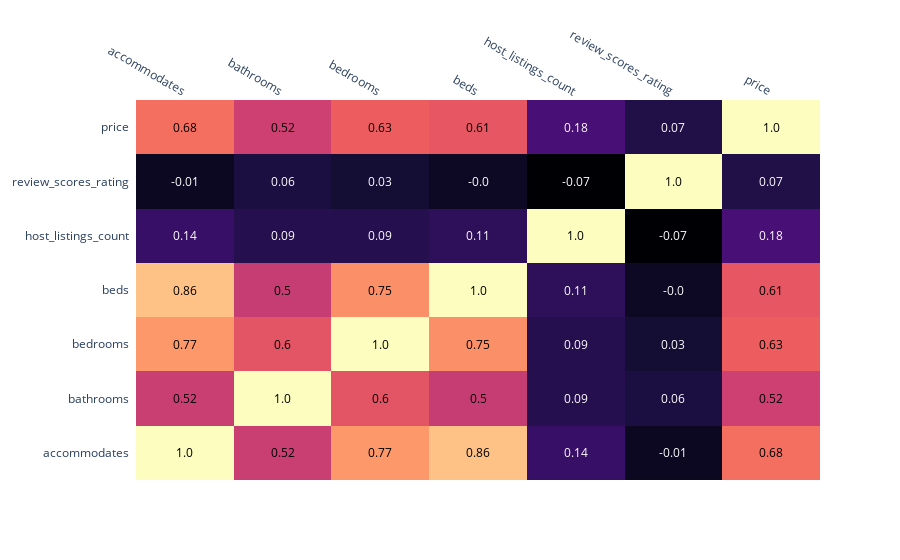

Write notebook code for a chart like this one.
### Markdown cell above
# Question three :  What are the contributing factors to price ?

### Code cell
cols = ['accommodates','bathrooms','bedrooms','beds',
        'host_listings_count',
        'review_scores_rating', 'price']

corrs = np.corrcoef(df[cols].values.T)
z_text = np.around(corrs, decimals=2)

fig = ff.create_annotated_heatmap(z=corrs,
                                  annotation_text=z_text,
                                  x=cols,
                                  y=cols,
                                  colorscale = 'Magma')
fig.show()

### Figure 1 — Plotly figure (JSON) as saved in the notebook; plotly's stock layout.template omitted (floating-point values rounded to 4 significant figures)
{"data": [{"colorscale": [[0, "#000004"], [0.1111, "#180f3d"], [0.2222, "#440f76"], [0.3333, "#721f81"], [0.4444, "#9e2f7f"], [0.5556, "#cd4071"], [0.6667, "#f1605d"], [0.7778, "#fd9668"], [0.8889, "#feca8d"], [1, "#fcfdbf"]], "reversescale": false, "showscale": false, "type": "heatmap", "x": ["accommodates", "bathrooms", "bedrooms", "beds", "host_listings_count", "review_scores_rating", "price"], "y": ["accommodates", "bathrooms", "bedrooms", "beds", "host_listings_count", "review_scores_rating", "price"], "z": [[1, 0.5155, 0.7675, 0.8599, 0.1355, -0.006076, 0.6761], [0.5155, 1, 0.5991, 0.5044, 0.08523, 0.05659, 0.5247], [0.7675, 0.5991, 1, 0.7471, 0.0877, 0.03134, 0.6315], [0.8599, 0.5044, 0.7471, 1, 0.11, -0.002712, 0.6084], [0.1355, 0.08523, 0.0877, 0.11, 1.0, -0.06793, 0.1794], [-0.006076, 0.05659, 0.03134, -0.002712, -0.06793, 1, 0.074], [0.6761, 0.5247, 0.6315, 0.6084, 0.1794, 0.074, 1]]}], "layout": {"annotations": [{"font": {"color": "#000000"}, "showarrow": false, "text": "1.0", "x": "accommodates", "xref": "x", "y": "accommodates", "yref": "y"}, {"font": {"color": "#000000"}, "showarrow": false, "text": "0.52", "x": "bathrooms", "xref": "x", "y": "accommodates", "yref": "y"}, {"font": {"color": "#000000"}, "showarrow": false, "text": "0.77", "x": "bedrooms", "xref": "x", "y": "accommodates", "yref": "y"}, {"font": {"color": "#000000"}, "showarrow": false, "text": "0.86", "x": "beds", "xref": "x", "y": "accommodates", "yref": "y"}, {"font": {"color": "#FFFFFF"}, "showarrow": false, "text": "0.14", "x": "host_listings_count", "xref": "x", "y": "accommodates", "yref": "y"}, {"font": {"color": "#FFFFFF"}, "showarrow": false, "text": "-0.01", "x": "review_scores_rating", "xref": "x", "y": "accommodates", "yref": "y"}, {"font": {"color": "#000000"}, "showarrow": false, "text": "0.68", "x": "price", "xref": "x", "y": "accommodates", "yref": "y"}, {"font": {"color": "#000000"}, "showarrow": false, "text": "0.52", "x": "accommodates", "xref": "x", "y": "bathrooms", "yref": "y"}, {"font": {"color": "#000000"}, "showarrow": false, "text": "1.0", "x": "bathrooms", "xref": "x", "y": "bathrooms", "yref": "y"}, {"font": {"color": "#000000"}, "showarrow": false, "text": "0.6", "x": "bedrooms", "xref": "x", "y": "bathrooms", "yref": "y"}, {"font": {"color": "#000000"}, "showarrow": false, "text": "0.5", "x": "beds", "xref": "x", "y": "bathrooms", "yref": "y"}, {"font": {"color": "#FFFFFF"}, "showarrow": false, "text": "0.09", "x": "host_listings_count", "xref": "x", "y": "bathrooms", "yref": "y"}, {"font": {"color": "#FFFFFF"}, "showarrow": false, "text": "0.06", "x": "review_scores_rating", "xref": "x", "y": "bathrooms", "yref": "y"}, {"font": {"color": "#000000"}, "showarrow": false, "text": "0.52", "x": "price", "xref": "x", "y": "bathrooms", "yref": "y"}, {"font": {"color": "#000000"}, "showarrow": false, "text": "0.77", "x": "accommodates", "xref": "x", "y": "bedrooms", "yref": "y"}, {"font": {"color": "#000000"}, "showarrow": false, "text": "0.6", "x": "bathrooms", "xref": "x", "y": "bedrooms", "yref": "y"}, {"font": {"color": "#000000"}, "showarrow": false, "text": "1.0", "x": "bedrooms", "xref": "x", "y": "bedrooms", "yref": "y"}, {"font": {"color": "#000000"}, "showarrow": false, "text": "0.75", "x": "beds", "xref": "x", "y": "bedrooms", "yref": "y"}, {"font": {"color": "#FFFFFF"}, "showarrow": false, "text": "0.09", "x": "host_listings_count", "xref": "x", "y": "bedrooms", "yref": "y"}, {"font": {"color": "#FFFFFF"}, "showarrow": false, "text": "0.03", "x": "review_scores_rating", "xref": "x", "y": "bedrooms", "yref": "y"}, {"font": {"color": "#000000"}, "showarrow": false, "text": "0.63", "x": "price", "xref": "x", "y": "bedrooms", "yref": "y"}, {"font": {"color": "#000000"}, "showarrow": false, "text": "0.86", "x": "accommodates", "xref": "x", "y": "beds", "yref": "y"}, {"font": {"color": "#000000"}, "showarrow": false, "text": "0.5", "x": "bathrooms", "xref": "x", "y": "beds", "yref": "y"}, {"font": {"color": "#000000"}, "showarrow": false, "text": "0.75", "x": "bedrooms", "xref": "x", "y": "beds", "yref": "y"}, {"font": {"color": "#000000"}, "showarrow": false, "text": "1.0", "x": "beds", "xref": "x", "y": "beds", "yref": "y"}, {"font": {"color": "#FFFFFF"}, "showarrow": false, "text": "0.11", "x": "host_listings_count", "xref": "x", "y": "beds", "yref": "y"}, {"font": {"color": "#FFFFFF"}, "showarrow": false, "text": "-0.0", "x": "review_scores_rating", "xref": "x", "y": "beds", "yref": "y"}, {"font": {"color": "#000000"}, "showarrow": false, "text": "0.61", "x": "price", "xref": "x", "y": "beds", "yref": "y"}, {"font": {"color": "#FFFFFF"}, "showarrow": false, "text": "0.14", "x": "accommodates", "xref": "x", "y": "host_listings_count", "yref": "y"}, {"font": {"color": "#FFFFFF"}, "showarrow": false, "text": "0.09", "x": "bathrooms", "xref": "x", "y": "host_listings_count", "yref": "y"}, {"font": {"color": "#FFFFFF"}, "showarrow": false, "text": "0.09", "x": "bedrooms", "xref": "x", "y": "host_listings_count", "yref": "y"}, {"font": {"color": "#FFFFFF"}, "showarrow": false, "text": "0.11", "x": "beds", "xref": "x", "y": "host_listings_count", "yref": "y"}, {"font": {"color": "#000000"}, "showarrow": false, "text": "1.0", "x": "host_listings_count", "xref": "x", "y": "host_listings_count", "yref": "y"}, {"font": {"color": "#FFFFFF"}, "showarrow": false, "text": "-0.07", "x": "review_scores_rating", "xref": "x", "y": "host_listings_count", "yref": "y"}, {"font": {"color": "#FFFFFF"}, "showarrow": false, "text": "0.18", "x": "price", "xref": "x", "y": "host_listings_count", "yref": "y"}, {"font": {"color": "#FFFFFF"}, "showarrow": false, "text": "-0.01", "x": "accommodates", "xref": "x", "y": "review_scores_rating", "yref": "y"}, {"font": {"color": "#FFFFFF"}, "showarrow": false, "text": "0.06", "x": "bathrooms", "xref": "x", "y": "review_scores_rating", "yref": "y"}, {"font": {"color": "#FFFFFF"}, "showarrow": false, "text": "0.03", "x": "bedrooms", "xref": "x", "y": "review_scores_rating", "yref": "y"}, {"font": {"color": "#FFFFFF"}, "showarrow": false, "text": "-0.0", "x": "beds", "xref": "x", "y": "review_scores_rating", "yref": "y"}, {"font": {"color": "#FFFFFF"}, "showarrow": false, "text": "-0.07", "x": "host_listings_count", "xref": "x", "y": "review_scores_rating", "yref": "y"}, {"font": {"color": "#000000"}, "showarrow": false, "text": "1.0", "x": "review_scores_rating", "xref": "x", "y": "review_scores_rating", "yref": "y"}, {"font": {"color": "#FFFFFF"}, "showarrow": false, "text": "0.07", "x": "price", "xref": "x", "y": "review_scores_rating", "yref": "y"}, {"font": {"color": "#000000"}, "showarrow": false, "text": "0.68", "x": "accommodates", "xref": "x", "y": "price", "yref": "y"}, {"font": {"color": "#000000"}, "showarrow": false, "text": "0.52", "x": "bathrooms", "xref": "x", "y": "price", "yref": "y"}, {"font": {"color": "#000000"}, "showarrow": false, "text": "0.63", "x": "bedrooms", "xref": "x", "y": "price", "yref": "y"}, {"font": {"color": "#000000"}, "showarrow": false, "text": "0.61", "x": "beds", "xref": "x", "y": "price", "yref": "y"}, {"font": {"color": "#FFFFFF"}, "showarrow": false, "text": "0.18", "x": "host_listings_count", "xref": "x", "y": "price", "yref": "y"}, {"font": {"color": "#FFFFFF"}, "showarrow": false, "text": "0.07", "x": "review_scores_rating", "xref": "x", "y": "price", "yref": "y"}, {"font": {"color": "#000000"}, "showarrow": false, "text": "1.0", "x": "price", "xref": "x", "y": "price", "yref": "y"}], "xaxis": {"dtick": 1, "gridcolor": "rgb(0, 0, 0)", "side": "top", "ticks": ""}, "yaxis": {"dtick": 1, "ticks": "", "ticksuffix": "  "}}}
